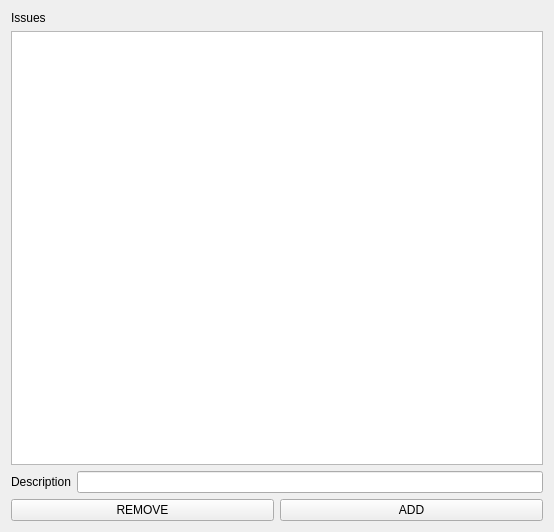
<?xml version="1.0" encoding="UTF-8"?>
<ui version="4.0">
 <class>QTTester</class>
 <widget class="QWidget" name="QTTester">
  <property name="geometry">
   <rect>
    <x>0</x>
    <y>0</y>
    <width>554</width>
    <height>532</height>
   </rect>
  </property>
  <property name="windowTitle">
   <string>QTTester</string>
  </property>
  <layout class="QVBoxLayout" name="verticalLayout_3">
   <item>
    <layout class="QVBoxLayout" name="verticalLayout_2">
     <item>
      <layout class="QVBoxLayout" name="verticalLayout">
       <item>
        <widget class="QLabel" name="issuesLabel">
         <property name="text">
          <string>Issues</string>
         </property>
        </widget>
       </item>
       <item>
        <widget class="QListWidget" name="issuesList"/>
       </item>
      </layout>
     </item>
     <item>
      <layout class="QHBoxLayout" name="horizontalLayout">
       <item>
        <widget class="QLabel" name="descLabel">
         <property name="text">
          <string>Description</string>
         </property>
        </widget>
       </item>
       <item>
        <widget class="QLineEdit" name="descEdit"/>
       </item>
      </layout>
     </item>
     <item>
      <layout class="QHBoxLayout" name="horizontalLayout_2">
       <item>
        <widget class="QPushButton" name="removeButton">
         <property name="text">
          <string>REMOVE</string>
         </property>
        </widget>
       </item>
       <item>
        <widget class="QPushButton" name="addButton">
         <property name="text">
          <string>ADD</string>
         </property>
        </widget>
       </item>
      </layout>
     </item>
    </layout>
   </item>
  </layout>
 </widget>
 <layoutdefault spacing="6" margin="11"/>
 <resources/>
 <connections/>
</ui>
